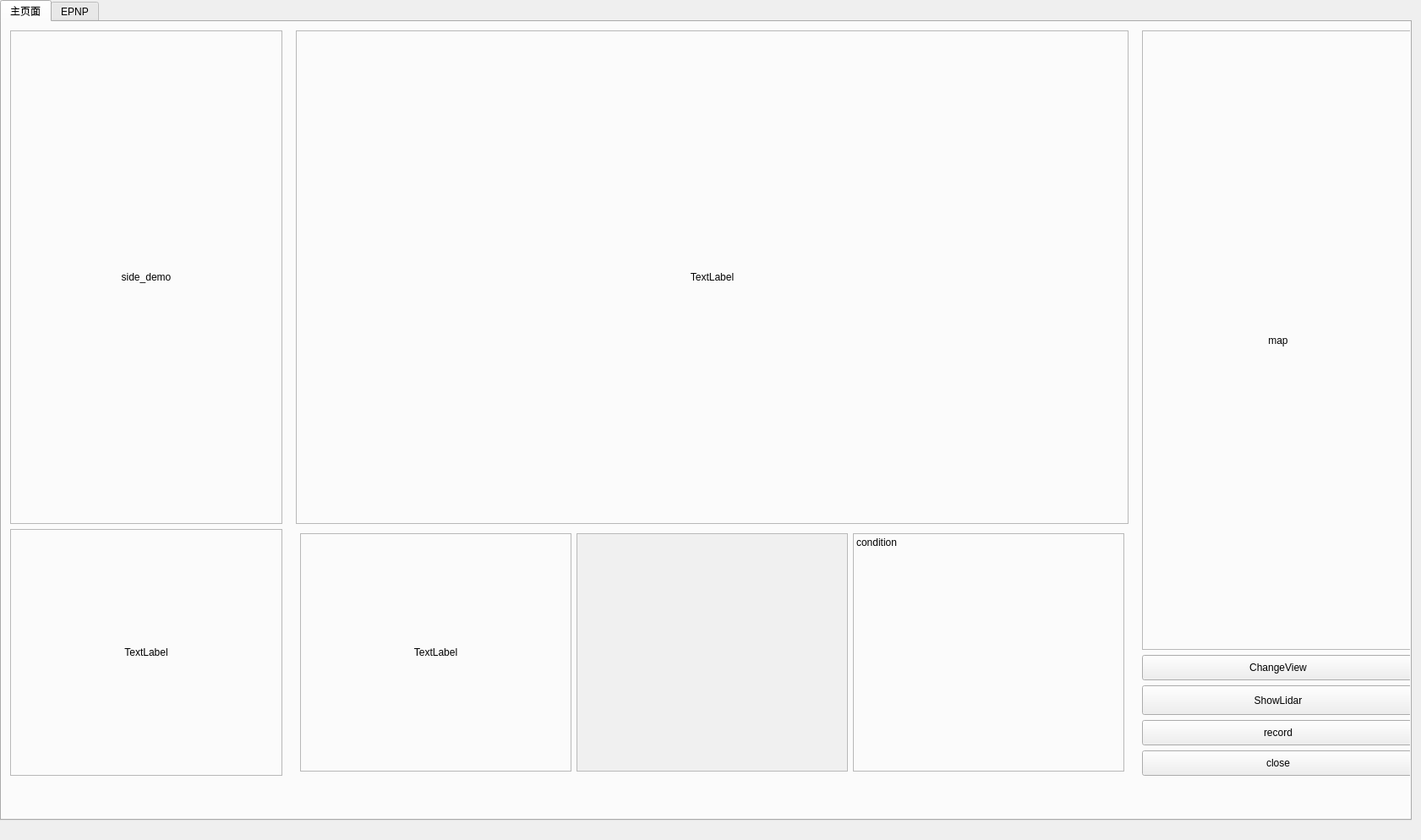
<?xml version="1.0" encoding="UTF-8"?>
<ui version="4.0">
 <class>MainWindow</class>
 <widget class="QMainWindow" name="MainWindow">
  <property name="geometry">
   <rect>
    <x>0</x>
    <y>0</y>
    <width>1681</width>
    <height>994</height>
   </rect>
  </property>
  <property name="windowTitle">
   <string>MainWindow</string>
  </property>
  <widget class="QWidget" name="centralwidget">
   <widget class="QTabWidget" name="tabWidget">
    <property name="geometry">
     <rect>
      <x>0</x>
      <y>0</y>
      <width>1670</width>
      <height>971</height>
     </rect>
    </property>
    <property name="currentIndex">
     <number>0</number>
    </property>
    <widget class="QWidget" name="tab">
     <property name="minimumSize">
      <size>
       <width>0</width>
       <height>0</height>
      </size>
     </property>
     <attribute name="title">
      <string>主页面</string>
     </attribute>
     <widget class="QWidget" name="horizontalLayoutWidget">
      <property name="geometry">
       <rect>
        <x>0</x>
        <y>0</y>
        <width>1681</width>
        <height>902</height>
       </rect>
      </property>
      <layout class="QHBoxLayout" name="horizontalLayout" stretch="1,3,1">
       <property name="leftMargin">
        <number>5</number>
       </property>
       <property name="topMargin">
        <number>5</number>
       </property>
       <property name="rightMargin">
        <number>5</number>
       </property>
       <property name="bottomMargin">
        <number>5</number>
       </property>
       <item>
        <layout class="QVBoxLayout" name="left" stretch="2,1">
         <property name="leftMargin">
          <number>5</number>
         </property>
         <property name="topMargin">
          <number>5</number>
         </property>
         <property name="rightMargin">
          <number>5</number>
         </property>
         <property name="bottomMargin">
          <number>5</number>
         </property>
         <item>
          <widget class="QLabel" name="side_demo">
           <property name="minimumSize">
            <size>
             <width>320</width>
             <height>580</height>
            </size>
           </property>
           <property name="frameShape">
            <enum>QFrame::StyledPanel</enum>
           </property>
           <property name="text">
            <string>side_demo</string>
           </property>
           <property name="textFormat">
            <enum>Qt::AutoText</enum>
           </property>
           <property name="scaledContents">
            <bool>false</bool>
           </property>
           <property name="alignment">
            <set>Qt::AlignCenter</set>
           </property>
           <property name="openExternalLinks">
            <bool>false</bool>
           </property>
          </widget>
         </item>
         <item>
          <widget class="QLabel" name="blood">
           <property name="frameShape">
            <enum>QFrame::StyledPanel</enum>
           </property>
           <property name="text">
            <string>TextLabel</string>
           </property>
           <property name="alignment">
            <set>Qt::AlignCenter</set>
           </property>
           <property name="margin">
            <number>5</number>
           </property>
           <property name="openExternalLinks">
            <bool>false</bool>
           </property>
          </widget>
         </item>
        </layout>
       </item>
       <item>
        <layout class="QGridLayout" name="middle" rowstretch="2,1">
         <property name="leftMargin">
          <number>5</number>
         </property>
         <property name="topMargin">
          <number>5</number>
         </property>
         <property name="rightMargin">
          <number>5</number>
         </property>
         <property name="bottomMargin">
          <number>5</number>
         </property>
         <item row="1" column="0">
          <layout class="QHBoxLayout" name="horizontalLayout_2" stretch="1,1,1">
           <property name="leftMargin">
            <number>5</number>
           </property>
           <property name="topMargin">
            <number>5</number>
           </property>
           <property name="rightMargin">
            <number>5</number>
           </property>
           <property name="bottomMargin">
            <number>5</number>
           </property>
           <item>
            <widget class="QLabel" name="far_demo">
             <property name="minimumSize">
              <size>
               <width>320</width>
               <height>280</height>
              </size>
             </property>
             <property name="frameShape">
              <enum>QFrame::StyledPanel</enum>
             </property>
             <property name="text">
              <string>TextLabel</string>
             </property>
             <property name="alignment">
              <set>Qt::AlignCenter</set>
             </property>
            </widget>
           </item>
           <item>
            <widget class="QTextBrowser" name="textBrowser">
             <property name="styleSheet">
              <string notr="true">background-color:rgb(240, 240, 240);</string>
             </property>
            </widget>
           </item>
           <item>
            <widget class="QLabel" name="condition">
             <property name="frameShape">
              <enum>QFrame::StyledPanel</enum>
             </property>
             <property name="text">
              <string>condition</string>
             </property>
             <property name="alignment">
              <set>Qt::AlignLeading|Qt::AlignLeft|Qt::AlignTop</set>
             </property>
            </widget>
           </item>
          </layout>
         </item>
         <item row="0" column="0">
          <widget class="QLabel" name="main_demo">
           <property name="frameShape">
            <enum>QFrame::StyledPanel</enum>
           </property>
           <property name="text">
            <string>TextLabel</string>
           </property>
           <property name="alignment">
            <set>Qt::AlignCenter</set>
           </property>
          </widget>
         </item>
        </layout>
       </item>
       <item>
        <layout class="QVBoxLayout" name="right" stretch="0,1,1,1,1">
         <property name="leftMargin">
          <number>5</number>
         </property>
         <property name="topMargin">
          <number>5</number>
         </property>
         <property name="rightMargin">
          <number>5</number>
         </property>
         <property name="bottomMargin">
          <number>5</number>
         </property>
         <item>
          <widget class="QLabel" name="map">
           <property name="minimumSize">
            <size>
             <width>320</width>
             <height>718</height>
            </size>
           </property>
           <property name="frameShape">
            <enum>QFrame::StyledPanel</enum>
           </property>
           <property name="text">
            <string>map</string>
           </property>
           <property name="alignment">
            <set>Qt::AlignCenter</set>
           </property>
          </widget>
         </item>
         <item>
          <widget class="QPushButton" name="ChangeView">
           <property name="minimumSize">
            <size>
             <width>115</width>
             <height>30</height>
            </size>
           </property>
           <property name="text">
            <string>ChangeView</string>
           </property>
          </widget>
         </item>
         <item>
          <widget class="QPushButton" name="ShowLidar">
           <property name="minimumSize">
            <size>
             <width>115</width>
             <height>35</height>
            </size>
           </property>
           <property name="text">
            <string>ShowLidar</string>
           </property>
          </widget>
         </item>
         <item>
          <widget class="QPushButton" name="record">
           <property name="minimumSize">
            <size>
             <width>115</width>
             <height>30</height>
            </size>
           </property>
           <property name="text">
            <string>record</string>
           </property>
          </widget>
         </item>
         <item>
          <widget class="QPushButton" name="ShutDown">
           <property name="minimumSize">
            <size>
             <width>115</width>
             <height>30</height>
            </size>
           </property>
           <property name="text">
            <string>close</string>
           </property>
          </widget>
         </item>
        </layout>
       </item>
      </layout>
     </widget>
    </widget>
    <widget class="QWidget" name="tab_2">
     <attribute name="title">
      <string>EPNP</string>
     </attribute>
     <widget class="QWidget" name="horizontalLayoutWidget_2">
      <property name="geometry">
       <rect>
        <x>0</x>
        <y>10</y>
        <width>1661</width>
        <height>921</height>
       </rect>
      </property>
      <layout class="QHBoxLayout" name="horizontalLayout_3" stretch="1,8">
       <property name="leftMargin">
        <number>5</number>
       </property>
       <property name="topMargin">
        <number>5</number>
       </property>
       <property name="rightMargin">
        <number>5</number>
       </property>
       <property name="bottomMargin">
        <number>5</number>
       </property>
       <item>
        <layout class="QVBoxLayout" name="verticalLayout" stretch="0,0,0,0,0,0,0">
         <property name="sizeConstraint">
          <enum>QLayout::SetDefaultConstraint</enum>
         </property>
         <property name="leftMargin">
          <number>5</number>
         </property>
         <property name="topMargin">
          <number>5</number>
         </property>
         <property name="rightMargin">
          <number>5</number>
         </property>
         <property name="bottomMargin">
          <number>5</number>
         </property>
         <item>
          <widget class="QPushButton" name="epnp_begin">
           <property name="minimumSize">
            <size>
             <width>0</width>
             <height>35</height>
            </size>
           </property>
           <property name="text">
            <string>开始</string>
           </property>
          </widget>
         </item>
         <item>
          <widget class="QPushButton" name="epnp_clear">
           <property name="minimumSize">
            <size>
             <width>0</width>
             <height>35</height>
            </size>
           </property>
           <property name="text">
            <string>清空</string>
           </property>
          </widget>
         </item>
         <item>
          <widget class="QPushButton" name="epnp_rechoose">
           <property name="minimumSize">
            <size>
             <width>0</width>
             <height>35</height>
            </size>
           </property>
           <property name="text">
            <string>重新标注该点</string>
           </property>
          </widget>
         </item>
         <item>
          <widget class="QPushButton" name="epnp_back">
           <property name="minimumSize">
            <size>
             <width>0</width>
             <height>35</height>
            </size>
           </property>
           <property name="text">
            <string>back</string>
           </property>
          </widget>
         </item>
         <item>
          <widget class="QPushButton" name="epnp_next">
           <property name="minimumSize">
            <size>
             <width>0</width>
             <height>35</height>
            </size>
           </property>
           <property name="text">
            <string>next</string>
           </property>
          </widget>
         </item>
         <item>
          <widget class="QPushButton" name="epnp_change_cam">
           <property name="minimumSize">
            <size>
             <width>0</width>
             <height>35</height>
            </size>
           </property>
           <property name="text">
            <string>切换相机</string>
           </property>
          </widget>
         </item>
         <item>
          <widget class="QLabel" name="pnp_condition">
           <property name="frameShape">
            <enum>QFrame::StyledPanel</enum>
           </property>
           <property name="text">
            <string>pnp_condion</string>
           </property>
           <property name="alignment">
            <set>Qt::AlignLeading|Qt::AlignLeft|Qt::AlignVCenter</set>
           </property>
          </widget>
         </item>
        </layout>
       </item>
       <item>
        <widget class="QGraphicsView" name="pnp_demo"/>
       </item>
      </layout>
     </widget>
    </widget>
   </widget>
  </widget>
 </widget>
 <resources/>
 <connections/>
</ui>
